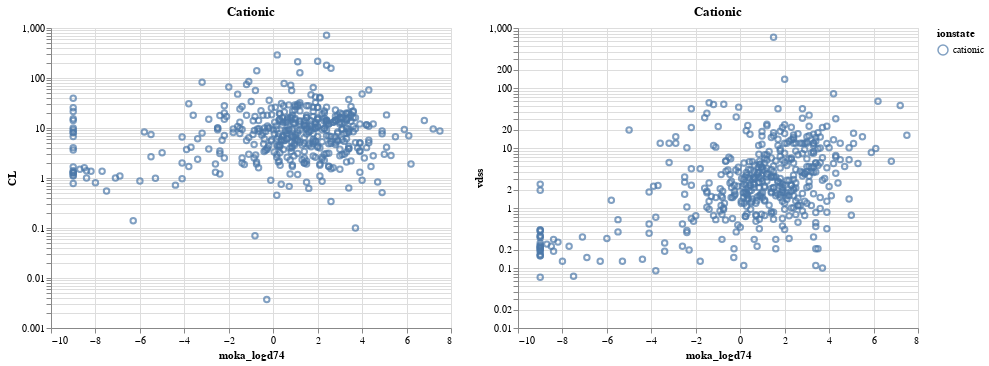

The cell this chart's notebook holds for it:
### Code cell
make_chart(cationic, 'Cationic', 'CL') | make_chart(cationic, 'Cationic', 'vdss')

### Figure 1 — Vega-Lite specification as saved in the notebook (floating-point values rounded to 4 significant figures; data arrays with more than 128 entries replaced by an {"elided": "..."} marker saying what was removed)
{"config": {"view": {"continuousWidth": 400, "continuousHeight": 300}}, "hconcat": [{"mark": "point", "encoding": {"color": {"type": "nominal", "field": "ionstate"}, "tooltip": [{"type": "nominal", "field": "drug_name"}, {"type": "quantitative", "field": "moka_logd74"}, {"type": "quantitative", "field": "vdss"}, {"type": "nominal", "field": "ionstate"}, {"type": "quantitative", "field": "CL"}], "x": {"type": "quantitative", "field": "moka_logd74"}, "y": {"type": "quantitative", "field": "CL", "scale": {"clamp": true, "type": "log"}}}, "selection": {"selector007": {"type": "interval", "bind": "scales", "encodings": ["x", "y"]}}, "title": "Cationic"}, {"mark": "point", "encoding": {"color": {"type": "nominal", "field": "ionstate"}, "tooltip": [{"type": "nominal", "field": "drug_name"}, {"type": "quantitative", "field": "moka_logd74"}, {"type": "quantitative", "field": "vdss"}, {"type": "nominal", "field": "ionstate"}, {"type": "quantitative", "field": "CL"}], "x": {"type": "quantitative", "field": "moka_logd74"}, "y": {"type": "quantitative", "field": "vdss", "scale": {"clamp": true, "type": "log"}}}, "selection": {"selector008": {"type": "interval", "bind": "scales", "encodings": ["x", "y"]}}, "title": "Cationic"}], "data": {"name": "data-14acd8eef2e0a25077c4ffbb3d2c6b98"}, "$schema": "https://vega.github.io/schema/vega-lite/v4.8.1.json", "datasets": {"data-14acd8eef2e0a25077c4ffbb3d2c6b98": {"elided": "453 records"}}}
